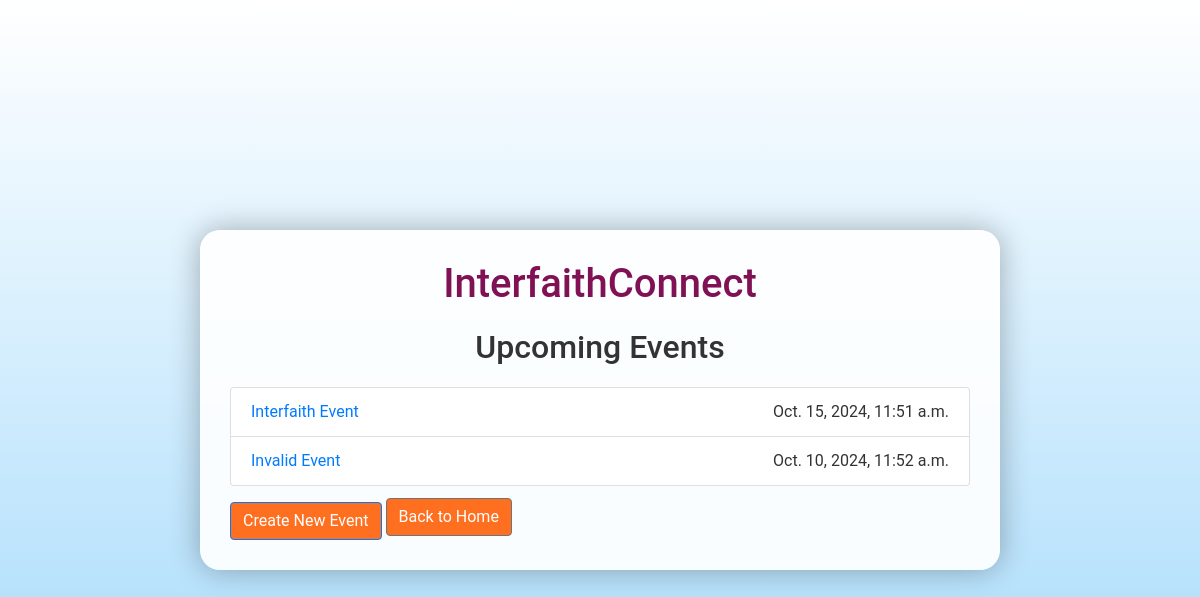
Page /communities/events/ on the committed database.
### events/models.py (models this page shows, shortened)
class Event(models.Model):
    EVENT_TYPE_CHOICES = [
        ('public', 'Public'),
        ('private', 'Private'),
        ('interfaith', 'Interfaith'),
    ]
    community = models.ForeignKey(Community, on_delete=models.CASCADE)  # Event belongs to a community
    title = models.CharField(max_length=200)  # Event title
    date = models.DateTimeField(null=True, blank=True)  # Date and time of the event
    location = models.CharField(max_length=200)  # Location of the event
    description = models.TextField()  # Detailed description of the event
    organizer = models.CharField(max_length=100)  # Name of the event organizer
    max_participants = models.PositiveIntegerField(null=True, blank=True)  # Maximum participants, can be null
    rsvp_deadline = models.DateTimeField(null=True, blank=True)  # Deadline for RSVPs, optional
    created_by = models.ForeignKey(User, on_delete=models.CASCADE)  # User who created the event
    type = models.CharField(max_length=10, choices=EVENT_TYPE_CHOICES, default='public')  # Event type (public/private)

### events/views.py (the view)
# urls.py: path('events/', event_list_view, name='event_list'),
def event_list_view(request):
    events = Event.objects.all()
    return render(request, 'events/event_list.html', {'events': events})

### events/templates/events/event_list.html (shortened to what this page needs)
<!DOCTYPE html>
<html lang="en">
<head>
    <link rel="stylesheet" href="https://stackpath.bootstrapcdn.com/bootstrap/4.5.2/css/bootstrap.min.css">
</head>
<body>
    <div class="container">
        <h1>InterfaithConnect</h1>
        <h2>Upcoming Events</h2>
        <ul class="list-group">
            {% for event in events %}
                <li class="list-group-item">
                    <a href="{% url 'event_details' event.id %}">{{ event.title }}</a>
                    <span>{{ event.date }}</span>
                </li>
            {% endfor %}
        </ul>
        <a href="{% url 'event_create' %}" class="btn btn-primary mt-3">Create New Event</a>
        <a href="{% url 'home' %}" class="btn btn-secondary mt-2">Back to Home</a>
    </div>
</body>
</html>

### events/templates/events/event_list.html (style rules this page uses)
body { background: linear-gradient(to top, rgba(135, 206, 250, 0.8), rgba(255, 255, 255, 0.9)), url('https://cdn.pixabay.com/photo/2016/05/01/11/10/clouds-1421806_1280.jpg') no-repeat center center fixed; background-size: cover; color: #333; font-family: 'Roboto', sans-serif; height: 100vh; display: flex; align-items: center; justify-content: center; margin: 0; }
.container { max-width: 800px; padding: 30px; border-radius: 20px; background: rgba(255, 255, 255, 0.9); box-shadow: 0 0 30px rgba(0, 0, 0, 0.3); }
h1 { text-align: center; color: #801155; margin-bottom: 20px; }
h2 { text-align: center; color: #333; margin-bottom: 20px; }
.btn { background-color: #FF6F20; color: #ffffff; transition: background-color 0.3s; }
.list-group-item { display: flex; justify-content: space-between; align-items: center; }

### rows in the picture
Event: title "Interfaith Event", date "Oct. 15, 2024, 11:51 a.m."
Event: title "Invalid Event", date "Oct. 10, 2024, 11:52 a.m."
